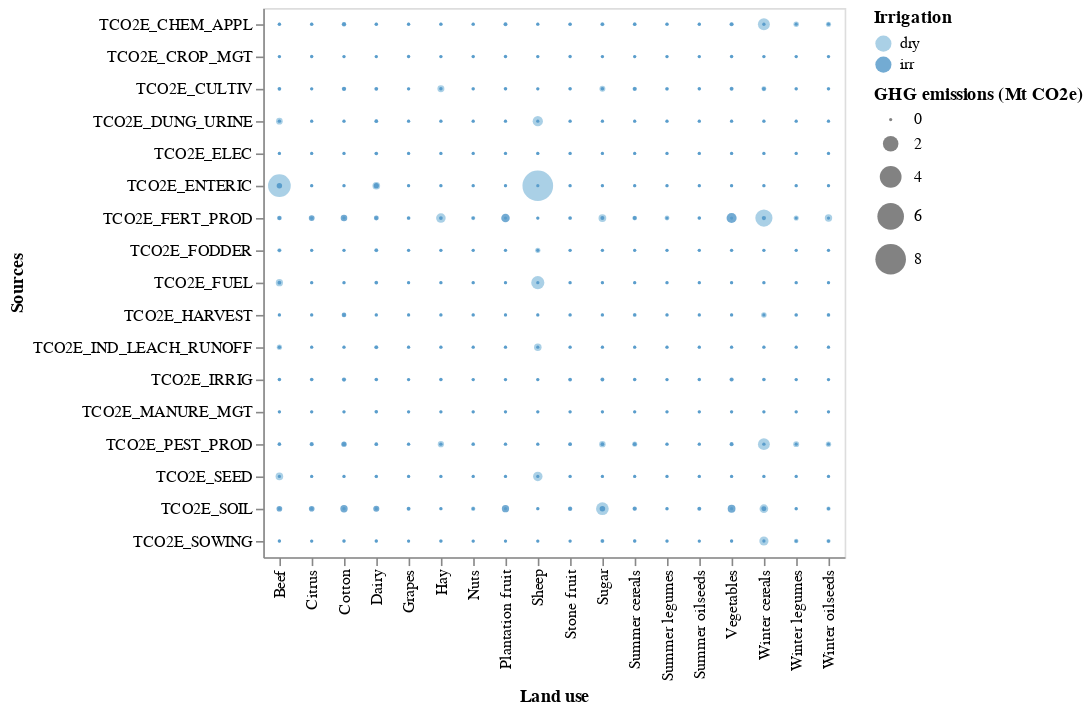

The notebook cell this image was saved under:
### Code cell
plot_GHG_ag_lu_source(GHG_ag_lu_source,2010)

### Figure 1 — Vega-Lite specification as saved in the notebook (floating-point values rounded to 4 significant figures; data arrays with more than 128 entries replaced by an {"elided": "..."} marker saying what was removed)
{"config": {"view": {"continuousWidth": 300, "continuousHeight": 300}}, "data": {"name": "data-8db6d109da79db49e2205bc7507ded8f"}, "mark": {"type": "circle"}, "encoding": {"color": {"field": "Irrigation", "type": "ordinal"}, "size": {"field": "GHG emissions (Mt CO2e)", "type": "quantitative"}, "x": {"field": "Land use", "type": "ordinal"}, "y": {"field": "Sources", "type": "ordinal"}}, "$schema": "https://vega.github.io/schema/vega-lite/v5.15.1.json", "datasets": {"data-8db6d109da79db49e2205bc7507ded8f": {"elided": "612 records"}}}
